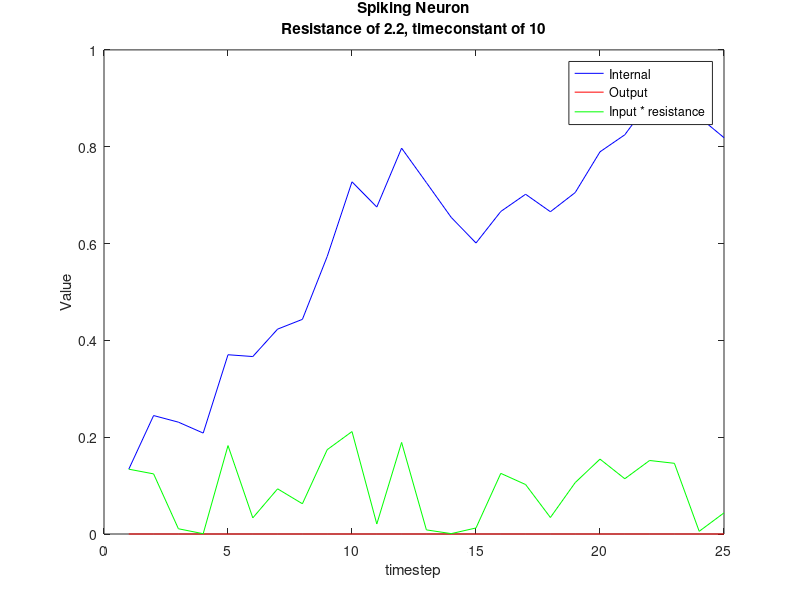

The MATLAB script that drew this image:
close all
clear all
clc

internal = 0;
resistance = 2.2;
timeconstant = 10;

inputmin = 0;
inputmax = 1;

tmax = 25;

internalValue = zeros(1,tmax);
output = zeros(1,tmax);
inputs = zeros(1,tmax);

for t = 1:tmax
    
    random = (inputmax-inputmin).*rand(1) + inputmin;
    internal = internal + (resistance*random - internal) / timeconstant;
    
    if internal >= 1
        
        internal = 0;
        output(t) = 1;
        
    end
    
    internalValue(t) = internal;
    
    inputs(t) = resistance*random / timeconstant;
    
    plot(internalValue, 'b')
    
    hold on
    plot(output, 'r')
    plot(inputs, 'g')
    
    ylim([0, 1])
    xlim([0, t])
    
    %pause(0.01)
    
    hold off
   
end

legend('Internal','Output','Input * resistance')
title(['Spiking Neuron', newline, 'Resistance of 2.2, timeconstant of 10'])
ylabel('Value')
xlabel('timestep')
% 
% %figure()
% 
% avgLength = 25;
% 
% avgOutputTemp = [zeros(1,avgLength - 1), output];
% avgOutput = output;
% 
% for t = 1:tmax
%     avgOutput(t) = 2*mean(avgOutputTemp(t:t+avgLength - 1));
% end
% 
% avgInternalValueTemp = [zeros(1,25), internalValue/5 + output];
% avginternalValue = internalValue;
% 
% for t = 1:tmax
%     avginternalValue(t) = 2*mean(avgInternalValueTemp(t:t+25));
% end
% 
% hold on
% plot(avgOutput, 'k', 'LineWidth', 5)
% plot(avginternalValue, 'b', 'LineWidth', 5)
% 
% ylim([0, max(max(max(avgOutput), max(avginternalValue)), 1)])
% 










